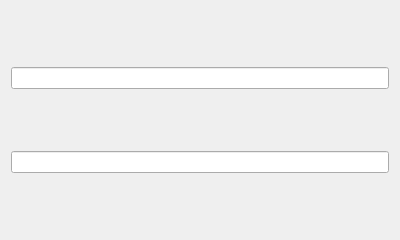
<?xml version="1.0" encoding="UTF-8"?>
<ui version="4.0">
 <class>Page_Logan</class>
 <widget class="QWidget" name="Page_Logan">
  <property name="geometry">
   <rect>
    <x>0</x>
    <y>0</y>
    <width>400</width>
    <height>240</height>
   </rect>
  </property>
  <property name="mouseTracking">
   <bool>true</bool>
  </property>
  <property name="windowTitle">
   <string>登录</string>
  </property>
  <property name="windowIcon">
   <iconset resource="res.qrc">
    <normaloff>:/C:/Users/strawberry/Desktop/icon.jpg</normaloff>:/C:/Users/strawberry/Desktop/icon.jpg</iconset>
  </property>
  <property name="toolTip">
   <string>这是登录窗口</string>
  </property>
  <layout class="QGridLayout" name="gridLayout">
   <item row="0" column="0">
    <widget class="QLineEdit" name="lineEdit_2"/>
   </item>
   <item row="1" column="0">
    <widget class="QLineEdit" name="lineEdit"/>
   </item>
  </layout>
 </widget>
 <resources>
  <include location="res.qrc"/>
 </resources>
 <connections/>
</ui>
